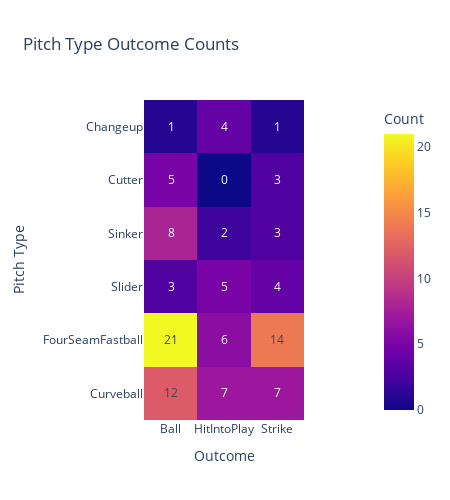

Notebook source saved alongside this figure:
### Code cell
# Create a heatmap with Plotly Express
fig = px.imshow(melted_df.pivot(index='Pitch Type', columns='Outcome', values='Count'),
                x=melted_df['Outcome'].unique(),
                y=melted_df['Pitch Type'].unique(),
                labels=dict(x='Outcome', y='Pitch Type', color='Count'),
                title='Pitch Type Outcome Counts',
                width=450,
                height=500, 
                text_auto=True)

# Show the plot
fig.show()

fig.write_image("Pitch Type Outcomes.png", engine='kaleido')

### Figure 1 — Plotly figure (JSON) as saved in the notebook; plotly's stock layout.template omitted (floating-point values rounded to 4 significant figures)
{"data": [{"coloraxis": "coloraxis", "hovertemplate": "Outcome: %{x}<br>Pitch Type: %{y}<br>Count: %{z}<extra></extra>", "name": "0", "texttemplate": "%{z}", "type": "heatmap", "x": ["Ball", "HitIntoPlay", "Strike"], "xaxis": "x", "y": ["Changeup", "Cutter", "Sinker", "Slider", "FourSeamFastball", "Curveball"], "yaxis": "y", "z": [[1, 4, 1], [5, 0, 3], [8, 2, 3], [3, 5, 4], [21, 6, 14], [12, 7, 7]]}], "layout": {"coloraxis": {"colorbar": {"title": {"text": "Count"}}, "colorscale": [[0, "#0d0887"], [0.1111, "#46039f"], [0.2222, "#7201a8"], [0.3333, "#9c179e"], [0.4444, "#bd3786"], [0.5556, "#d8576b"], [0.6667, "#ed7953"], [0.7778, "#fb9f3a"], [0.8889, "#fdca26"], [1, "#f0f921"]]}, "height": 500, "title": {"text": "Pitch Type Outcome Counts"}, "width": 450, "xaxis": {"anchor": "y", "constrain": "domain", "domain": [0, 1], "scaleanchor": "y", "title": {"text": "Outcome"}}, "yaxis": {"anchor": "x", "autorange": "reversed", "constrain": "domain", "domain": [0, 1], "title": {"text": "Pitch Type"}}}}
